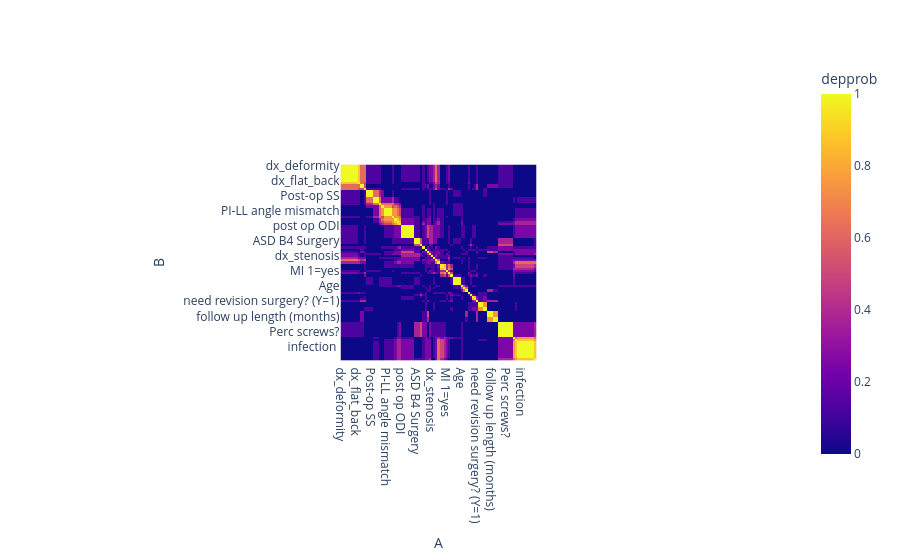

The notebook cell saved with this chart:
### Code cell
depmap = engine.clustermap("depprob", zmin=0, zmax=1)
depmap.figure.show()

### Figure 1 — Plotly figure (JSON) as saved in the notebook; plotly's stock layout.template omitted (floating-point values rounded to 4 significant figures; data arrays with more than 128 entries replaced by an {"elided": "..."} marker saying what was removed)
{"data": [{"coloraxis": "coloraxis", "hovertemplate": "A: %{x}<br>B: %{y}<br>depprob: %{z}<extra></extra>", "name": "0", "type": "heatmap", "x": ["dx_deformity", "dx_scoliosis", "number of lateral levels?", "Lateral Count", "ACR (y=1)", "staged procedure? (Y/N)", "dx_spondylolisthesis", "dx_flat_back", "dx_sagittal_imbalance", "ALIF Count", "alif_text", "length of hospital stay (d)", "Roussouly Class", "Post-op SS Grouping", "Post-op SS", "Average PI", "PI  >50\r\n(1 = PI>50)", "post PI", "post PT", "post LL", "PI-LL Mismatch Category (1 = mismatch > +/- 10", "PI-LL angle mismatch", "ABS PI-LL angle mismatch", "PI-LL Mismatch Category (1 = mismatch > +/- 9", "most recent PI", "most recent PT", "most recent LL", "most recent SVA", "post op ODI", "post op VAS back (media tab)", "pre op VAS back", "pre op VAS leg", "pre op ODI", "post op VAS leg (media tab)", "dx_adjacent_segment", "ASD B4 Surgery", "prior back surgeries? (y=1)", "revision_surgery", "time since index surgery to revision surgery (m)", "osteotomy level", "cage details", "dx_spondylosis", "dx_stenosis", "post SVA", "Pre op Diagnosis (back pain, adjacent segment disease, spondy)", "Case/Type of Surgery", "DVT  1=yes", "PE  1=yes", "infection 1=yes", "MI 1=yes", "post op complications? (Y/N)", "psoas hematoma", "hip flexion weakness (iliopsoas weakness)", "femoral palsy (knee extension weakness) 1=yes", "hip flexion weakness (iliopsoas weakness)  1=yes", "femoral palsy (knee extension weakness)", "Age", "BMI", "Sex", "dx_post_laminectomy", "deformity_case_text", "acute thigh paresthesia (immediate post op)", "transient paresthesia (post op clinic note)", "need revision surgery? (Y=1)", "pain/effort limited (stated)  1=yes", "pain/effort limited (stated)", "transient weakness (post op clinic note)", "transient weakness (post op clinic note)  1=yes", "Time Without_ASD (months)\r\n", "Time Until ASD Diagnosis (months)", "follow up length (months)", "REVERIFIED ASD", "radiographic adjacent segment disease? (Y/N)", "Additional Procedures w/in surgery", " Retroperitoneal Approach (LLIF ± ALIF)", "Open Check V2", "Open", "Perc screws?", "Standalone XLIF Check", "Anterior + Posterior Apporoach", "Hematoma", "ACR level", "llif_or_lateral_text", "PE", "infection ", "subsidence ", "Osteotomies (yes/no)", "DVT", "MI", "xlif_text", "titanium v PEEK (T=0,P=1)"], "xaxis": "x", "y": ["dx_deformity", "dx_scoliosis", "number of lateral levels?", "Lateral Count", "ACR (y=1)", "staged procedure? (Y/N)", "dx_spondylolisthesis", "dx_flat_back", "dx_sagittal_imbalance", "ALIF Count", "alif_text", "length of hospital stay (d)", "Roussouly Class", "Post-op SS Grouping", "Post-op SS", "Average PI", "PI  >50\r\n(1 = PI>50)", "post PI", "post PT", "post LL", "PI-LL Mismatch Category (1 = mismatch > +/- 10", "PI-LL angle mismatch", "ABS PI-LL angle mismatch", "PI-LL Mismatch Category (1 = mismatch > +/- 9", "most recent PI", "most recent PT", "most recent LL", "most recent SVA", "post op ODI", "post op VAS back (media tab)", "pre op VAS back", "pre op VAS leg", "pre op ODI", "post op VAS leg (media tab)", "dx_adjacent_segment", "ASD B4 Surgery", "prior back surgeries? (y=1)", "revision_surgery", "time since index surgery to revision surgery (m)", "osteotomy level", "cage details", "dx_spondylosis", "dx_stenosis", "post SVA", "Pre op Diagnosis (back pain, adjacent segment disease, spondy)", "Case/Type of Surgery", "DVT  1=yes", "PE  1=yes", "infection 1=yes", "MI 1=yes", "post op complications? (Y/N)", "psoas hematoma", "hip flexion weakness (iliopsoas weakness)", "femoral palsy (knee extension weakness) 1=yes", "hip flexion weakness (iliopsoas weakness)  1=yes", "femoral palsy (knee extension weakness)", "Age", "BMI", "Sex", "dx_post_laminectomy", "deformity_case_text", "acute thigh paresthesia (immediate post op)", "transient paresthesia (post op clinic note)", "need revision surgery? (Y=1)", "pain/effort limited (stated)  1=yes", "pain/effort limited (stated)", "transient weakness (post op clinic note)", "transient weakness (post op clinic note)  1=yes", "Time Without_ASD (months)\r\n", "Time Until ASD Diagnosis (months)", "follow up length (months)", "REVERIFIED ASD", "radiographic adjacent segment disease? (Y/N)", "Additional Procedures w/in surgery", " Retroperitoneal Approach (LLIF ± ALIF)", "Open Check V2", "Open", "Perc screws?", "Standalone XLIF Check", "Anterior + Posterior Apporoach", "Hematoma", "ACR level", "llif_or_lateral_text", "PE", "infection ", "subsidence ", "Osteotomies (yes/no)", "DVT", "MI", "xlif_text", "titanium v PEEK (T=0,P=1)"], "yaxis": "y", "z": {"elided": "91x91 float values"}}], "layout": {"coloraxis": {"cmax": 1, "cmin": 0, "colorbar": {"title": {"text": "depprob"}}, "colorscale": [[0, "#0d0887"], [0.1111, "#46039f"], [0.2222, "#7201a8"], [0.3333, "#9c179e"], [0.4444, "#bd3786"], [0.5556, "#d8576b"], [0.6667, "#ed7953"], [0.7778, "#fb9f3a"], [0.8889, "#fdca26"], [1, "#f0f921"]]}, "margin": {"t": 60}, "xaxis": {"anchor": "y", "constrain": "domain", "domain": [0, 1], "scaleanchor": "y", "title": {"text": "A"}}, "yaxis": {"anchor": "x", "autorange": "reversed", "constrain": "domain", "domain": [0, 1], "title": {"text": "B"}}}}
